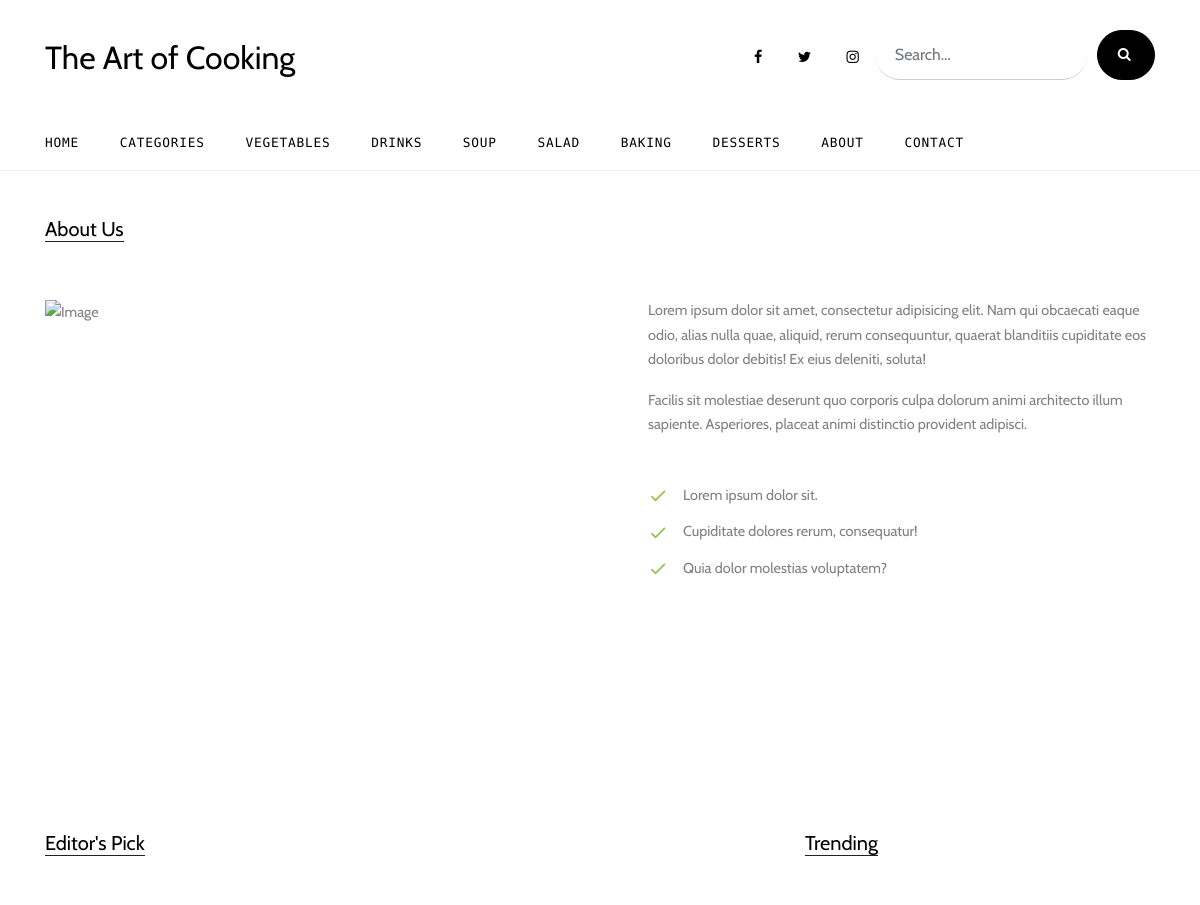
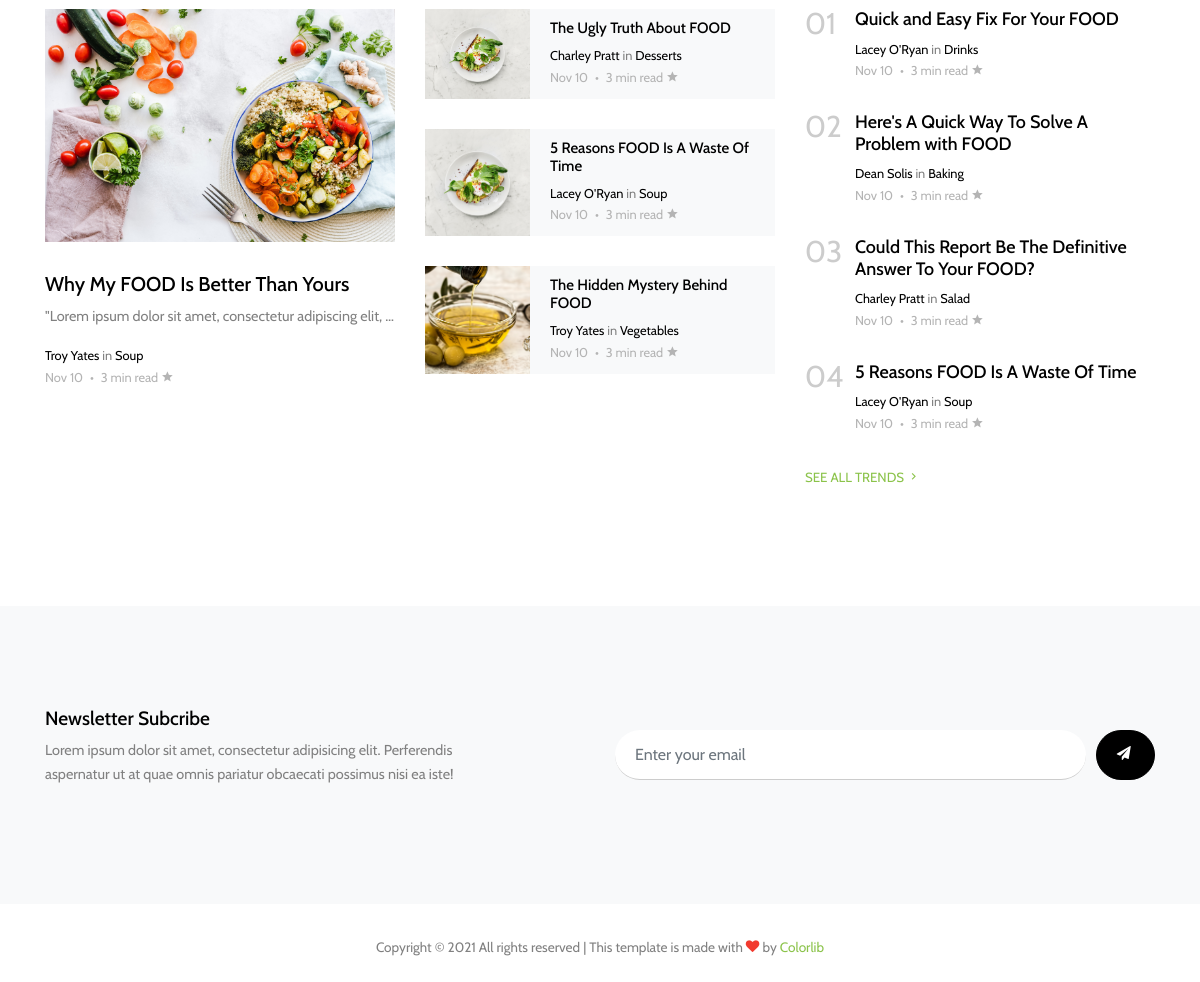
The page /about/ on the database its author committed (2 pictures, top to bottom).
### blog/models.py (models this page shows, shortened)
class Category(models.Model):
    name = models.CharField(max_length=150)
    summary = models.TextField()
    slug = models.SlugField(unique=True)
    timestamp = models.DateTimeField(auto_now=False, auto_now_add=True)
    is_featured = models.BooleanField(default=False)
    class Meta:
        verbose_name_plural = "categories"
    def __str__(self):
        return self.name
    def get_absolute_url(self):
        return reverse("blog:category_detail", kwargs={"slug": self.slug})

class Article(models.Model):
    author = models.ForeignKey("Author", on_delete=models.DO_NOTHING)
    title = models.CharField(max_length=250)
    body = models.TextField()
    image = models.ImageField(upload_to="image/%y/%m/%d/", height_field="height_field", width_field="width_field", blank=True)
    height_field = models.IntegerField(default=0)
    width_field = models.IntegerField(default=0)
    slug = models.SlugField(unique=True)
    category = models.ForeignKey("Category", on_delete=models.DO_NOTHING)
    tag = models.ManyToManyField("Tag", blank=True)
    view_count= models.IntegerField(default=0)
    timestamp = models.DateTimeField(auto_now=False, auto_now_add=True)
    updated = models.DateTimeField(auto_now=True, auto_now_add=False)
    is_published = models.BooleanField(default=True)
    is_trending = models.BooleanField(default=False)
    is_editors_pick = models.BooleanField(default=False)
    is_featured = models.BooleanField(default=False)
    def get_absolute_url(self):
        return reverse("blog:article_detail", kwargs={"slug": self.slug})

class Author(models.Model):
    name = models.CharField(max_length=150)
    summary = models.TextField()
    date_joined = models.DateTimeField(auto_now=False, auto_now_add=True)
    image = models.ImageField(upload_to="image/%y/%m/%d/", blank=True)
    is_featured = models.BooleanField(default=False)
    def __str__(self):
        return self.name

### blog/views.py (the view)
# urls.py: path("about/", views.AboutTemplateView.as_view(), name="about"),
class AboutTemplateView(TemplateView):
    template_name="blog/about.html"
    def get_context_data(self, **kwargs):
        queryset = Article.objects.order_by("-timestamp")
        queryset_editors_pick = queryset.filter(is_editors_pick=True)
        queryset_is_trending = queryset.filter(is_trending=True)
        cat_query = Category.objects.all()
        context = super().get_context_data(**kwargs)
        context["editors_pick_1"] = queryset_editors_pick[0]
        context["editors_picks"] = queryset_editors_pick[1:4]
        context["trending_articles"] = queryset_is_trending[:4]
        context["categories"] = cat_query
        return context

### blog/templates/blog/about.html
{% extends 'base.html' %}
{% load static %}
{% block content %}
<div class="site-section">
    <div class="container">
        <div class="row">
            <div class="col-12 text-left">
                <div class="section-title mb-5">
                    <h2>About Us</h2>
                </div>
            </div>
        </div>
        <div class="row">
            <div class="col-lg-6">
                <p>
                    <img src="{% static 'images/about.jpg' %}" alt="Image" class="img-fluid">
                </p>
            </div>
            <div class="col-lg-6 pl-md-5">
                <p>Lorem ipsum dolor sit amet, consectetur adipisicing elit. Nam qui obcaecati eaque odio, alias nulla
                    quae, aliquid, rerum consequuntur, quaerat blanditiis cupiditate eos doloribus dolor debitis! Ex
                    eius deleniti, soluta!</p>
                <p>Facilis sit molestiae deserunt quo corporis culpa dolorum animi architecto illum sapiente.
                    Asperiores, placeat animi distinctio provident adipisci.</p>
                <ul class="ul-check list-unstyled success mt-5">
                    <li>Lorem ipsum dolor sit.</li>
                    <li>Cupiditate dolores rerum, consequatur!</li>
                    <li>Quia dolor molestias voluptatem?</li>
                </ul>
            </div>
        </div>
    </div>
</div>
<div class="site-section">
    <div class="container">
        <div class="row">
            <div class="col-lg-8">
                <div class="row">
                    <div class="col-12">
                        <div class="section-title">
                            <h2>Editor's Pick</h2>
                        </div>
                    </div>
                </div>
                <div class="row">
                    {% if editors_pick_1 %}
                    <div class="col-md-6">
                        <div class="post-entry-1">
                            <a href="{{editors_pick_1.get_absolute_url}}"><img src="{{editors_pick_1.image.url}}" alt="Image"
                                    class="img-fluid"></a>
                            <h2><a href="{{editors_pick_1.get_absolute_url}}">{{editors_pick_1.title}}</a></h2>
                            <p class="text-truncate">{{editors_pick_1.body}}</p>
                            <div class="post-meta">
                                <span class="d-block"><a href="#">{{editors_pick_1.author}}</a> in <a
                                        href="#">{{editors_pick_1.category}}</a></span>
                                <span class="date-read">{{editors_pick_1.timestamp|date:"M d"}} <span class="mx-1">&bullet;</span> 3
                                    min read
                                    <span class="icon-star2"></span></span>
                            </div>
                        </div>
                    </div>
                    <div class="col-md-6">
                        {% for article in editors_picks %}
                        <div class="post-entry-2 d-flex bg-light">
                            <div class="thumbnail" style="background-image: url('../../../../.{{article.image.url}}')"></div>
                            <div class="contents">
                                <h2><a href="blog-single.html">{{article.title}}</a></h2>
                                <div class="post-meta">
                                    <span class="d-block"><a href="#">{{article.author}}</a> in <a
                                            href="#">{{article.category}}</a></span>
                                    <span class="date-read">{{article.timestamp|date:"M d"}} <span class="mx-1">&bullet;</span> 3
                                        min read
                                        <span class="icon-star2"></span></span>
                                </div>
                            </div>
                        </div>
                        {% endfor %}
                    </div>
                    {% else %}
                    <h2>There are no Editor's picks yet</h2>
                    {% endif %}
                </div>
            </div>
            <div class="col-lg-4">
                <div class="section-title">
                    <h2>Trending</h2>
                </div>
                {% if trending_articles %}
                {% for article in trending_articles %}
                <div class="trend-entry d-flex">
                    <div class="number align-self-start">0{{forloop.counter}}</div>
                    <div class="trend-contents">
                        <h2><a href="{{article.get_absolute_url}}">{{article.title}}</a></h2>
                        <div class="post-meta">
                            <span class="d-block"><a href="#">{{article.author}}</a> in <a href="#">{{article.category}}</a></span>
                            <span class="date-read">{{article.timestamp|date:"M d"}} <span class="mx-1">&bullet;</span> 3 min read
                                <span class="icon-star2"></span></span>
                        </div>
                    </div>
                </div>
                {% endfor %}
                <p><a href="{% url 'blog:filtered_article' 'trending' %}" class="more">See All Trends <span
                            class="icon-keyboard_arrow_right"></span></a></p>
                {% else %}
                <div class="trend-entry d-flex">
                    <div class="trend-contents">
                        <h2>There are no trending articles yet</h2>
                    </div>
                </div>
                {% endif %}
            </div>
        </div>
    </div>
</div>
{% endblock content %}

### blog/templates/includes/navbar.html (shortened to what this page needs)
<div class="header-top">
    <div class="container">
        <div class="row align-items-center">
            <div class="col-12 col-lg-6 d-flex">
                <a href="{% url 'blog:home' %}" class="site-logo">
                    The Art of Cooking
                </a>
            </div>
            <div class="col-12 col-lg-6 ml-auto d-flex">
                <div class="ml-md-auto top-social d-none d-lg-inline-block">
                    <a href="#" class="d-inline-block p-3"><span class="icon-facebook"></span></a>
                    <a href="#" class="d-inline-block p-3"><span class="icon-twitter"></span></a>
                    <a href="#" class="d-inline-block p-3"><span class="icon-instagram"></span></a>
                </div>
                <form action="{% url 'blog:search' %}" class="search-form d-inline-block">
                    <div class="d-flex">
                        <input type="search" name="q" class="form-control" placeholder="Search...">
                        <button type="submit" class="btn btn-secondary"><span class="icon-search"></span></button>
                    </div>
                </form>
            </div>
        </div>
    </div>
    <div class="site-navbar py-2 js-sticky-header site-navbar-target d-none pl-0 d-lg-block" role="banner">
        <div class="container">
            <div class="d-flex align-items-center">
                <div class="mr-auto">
                    <nav class="site-navigation position-relative text-right" role="navigation">
                        <ul class="site-menu main-menu js-clone-nav mr-auto d-none pl-0 d-lg-block">
                            <li
                                 >
                                <a href="{% url 'blog:home' %}" class="nav-link text-left">Home</a>
                            </li>
                            <li
                                >
                                <a href="{% url 'blog:category_list' %}" class="nav-link text-left">Categories</a>
                            </li>
                            {% for category in categories %}
                                <li
                                    >
                                    <a href="{{category.get_absolute_url}}" class="nav-link text-left">{{category.name}}</a>
                                </li>
                            {% endfor %}
                            <li
                                >
                            <a href="{% url 'blog:about' %}" class="nav-link text-left">About</a></li>
                            <li
                                >
                            <a href="{% url 'blog:contact' %}" class="nav-link text-left">Contact</a></li>
                        </ul>
                    </nav>
                </div>
            </div>
        </div>
    </div>
</div>

### rows shown on the page
Category: name "VEGETABLES"
Category: name "DRINKS"
Category: name "SOUP"
Category: name "SALAD"
Category: name "BAKING"
Category: name "DESSERTS"
Article: image (picture), title "Why My FOOD Is Better Than Yours", body "\"Lorem ipsum dolor sit amet, consectetur adipiscing elit,…", author "Troy Yates", category "Soup", timestamp "Nov 10"
Article: image (picture), title "The Ugly Truth About FOOD", author "Charley Pratt", category "Desserts", timestamp "Nov 10"
Article: image (picture), title "5 Reasons FOOD Is A Waste Of Time", author "Lacey O'Ryan", category "Soup", timestamp "Nov 10"
Article: image (picture), title "The Hidden Mystery Behind FOOD", author "Troy Yates", category "Vegetables", timestamp "Nov 10"
Article: title "Quick and Easy Fix For Your FOOD", author "Lacey O'Ryan", category "Drinks", timestamp "Nov 10"
Article: title "Here's A Quick Way To Solve A Problem with FOOD", author "Dean Solis", category "Baking", timestamp "Nov 10"
Article: title "Could This Report Be The Definitive Answer To Your FOOD?", author "Charley Pratt", category "Salad", timestamp "Nov 10"
